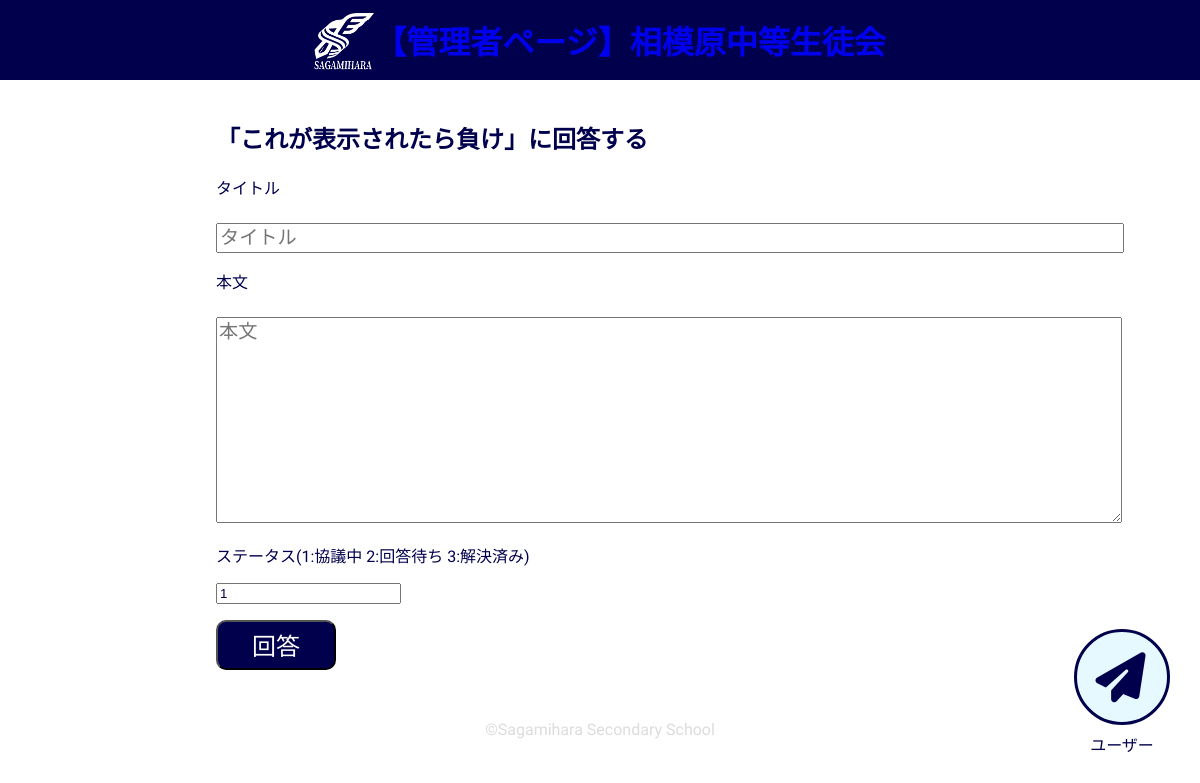
/answer/2, run on an earlier commit of the app's database.
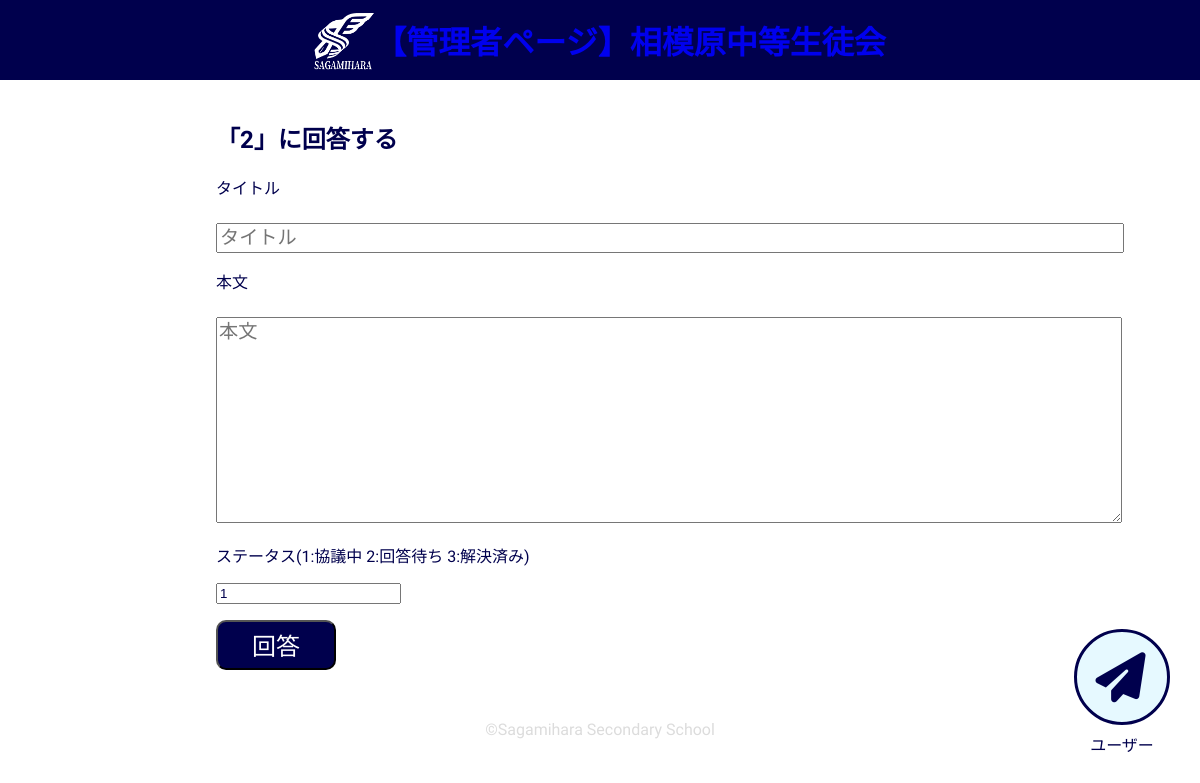
And on a later commit of the database.
### meyasubako/models.py (models this page shows, shortened)
class Opinion(models.Model):
  title = models.CharField(max_length=16)
  content = models.CharField(max_length=10000)
  who = models.CharField(max_length=50)
  student_number = models.IntegerField()
  date_added = models.DateTimeField(auto_now_add=True)
  status = models.IntegerField(default=1)

### meyasubako/views.py (the view, shortened to what this page needs)
# urls.py: path('answer/<int:opinion_id>',views.answer,name='answer'),
def answer(request,opinion_id):
  opinion = Opinion.objects.get(id=opinion_id)
  if request.method != 'POST':
    form = AnswerForm()
    status_form = StatusForm(instance=opinion)
  context = {'form':form,'opinion':opinion,'status_form':status_form}
  return render(request,'meyasubako/owner/answer_form.html',context)

### meyasubako/forms.py
class AnswerForm(forms.ModelForm):
  class Meta:
    model = TimeLine
    fields = ['title','content']
    labels = {'title':'タイトル','content':'本文'}
    widgets = {
      'title':forms.TextInput(attrs={'placeholder':'タイトル'}),
      'content':forms.Textarea(attrs={'placeholder':'本文'}),
    }

class StatusForm(forms.ModelForm):
  class Meta:
    model = Opinion
    fields = ['status']
    widgets = {'status':forms.NumberInput(attrs={'placeholder':'number'})}

### meyasubako/templates/meyasubako/owner/answer_form.html (shortened to what this page needs)
{% extends 'meyasubako/owner/owner_view.html' %}
{% load widget_tweaks %}
{% block content %}
<main style="margin-top: 120px;">
  <h2>「{{opinion.title}}」に回答する</h2>
  <form action="{% url 'meyasubako:answer' opinion.id %}" method='POST'>
    <p>タイトル</p>
    {{ form.title|add_class:'form_text' }}
    <p>本文</p>
    <p>{{ form.content|add_class:'form_sentence' }}</p>
    <p>ステータス(1:協議中 2:回答待ち 3:解決済み)</p>
    <p>{{ status_form.status }}</p>
    <button name="submit" class="submit_button">回答</button>
  </form>
</main>
{% endblock content %}

What changed in the data, as far as the page shows it:
changed Opinion: title "これが表示されたら負け" → "2"
